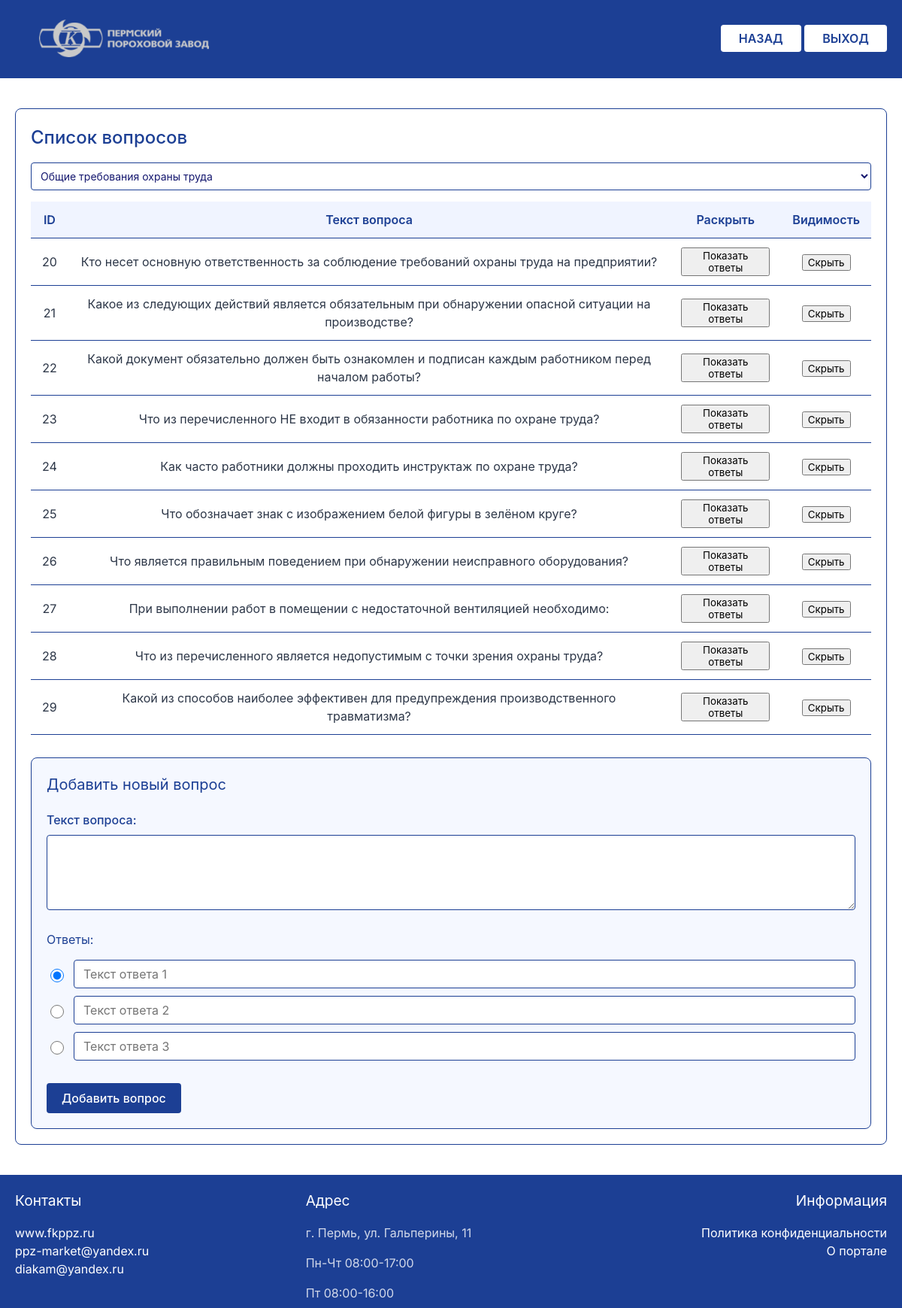
Screenshot of /questionlist.php?test_id=1 (signed in) with the database file from the repository.
### tables this page shows
CREATE TABLE `Questions` (
  `id` int NOT NULL AUTO_INCREMENT,
  `text` varchar(100) NOT NULL,
  `testID` int NOT NULL,
  `status` int NOT NULL,
  PRIMARY KEY (`id`),
  KEY `testID` (`testID`),
  KEY `status` (`status`),
  CONSTRAINT `questions_ibfk_4` FOREIGN KEY (`testID`) REFERENCES `Tests` (`id`),
  CONSTRAINT `questions_ibfk_5` FOREIGN KEY (`status`) REFERENCES `ActivityStatus` (`id`)
);

### questionlist.php (the view, shortened to what this page needs)
<?php
require_once 'db.php';
?>
<!DOCTYPE html>
<html lang="ru">
<head>
    <link rel="stylesheet" href="style.css">
</head>
<body>
<header class="testlist-header">
        <div class="header-testlist">
            <img src="images/logo.png" alt="Логотип ППЗ" class="testlist-logo">
            <div class="header-buttons">
                <a href="adminpanel.php" class="testlist-exit-btn">НАЗАД</a>
                <a href="logout.php" class="testlist-exit-btn">ВЫХОД</a>
            </div>
        </div>
    </header>
    <main>
        <div class="tests-block">
            <h2>Список вопросов</h2>
            <form method="GET" action="" class="test-select-form">
                <select name="test_id" id="test-select" class="test-input" onchange="this.form.submit()">
                    <?php
                    $tests_result = $mysqli->query("SELECT id, name FROM Tests");
                    if ($tests_result && $tests_result->num_rows > 0) {
                        while ($test = $tests_result->fetch_assoc()) {
                            $selected = isset($_GET['test_id']) && $_GET['test_id'] == $test['id'] ? 'selected' : '';
                            echo "<option value='{$test['id']}' $selected>{$test['name']}</option>";
                        }
                    }
                    ?>
                </select>
            </form>
            <?php if (isset($_GET['test_id']) && !empty($_GET['test_id'])): ?>
                <?php
                $test_id = $mysqli->real_escape_string($_GET['test_id']);
                $questions_result = $mysqli->query("SELECT id, text, status FROM Questions WHERE testID = $test_id");
                if ($questions_result && $questions_result->num_rows > 0): ?>
                    <table class="tests-table">
                        <thead>
                            <tr>
                                <th>ID</th>
                                <th>Текст вопроса</th>
                                <th>Раскрыть</th>
                                <th>Видимость</th>
                            </tr>
                        </thead>
                        <tbody>
                            <?php while ($question = $questions_result->fetch_assoc()): ?>
                                <tr class="question-row">
                                    <td><?= htmlspecialchars($question['id']) ?></td>
                                    <td><?= htmlspecialchars($question['text']) ?></td>
                                    <td>
                                        <button type="button" class="show-answers-button" onclick="toggleAnswers(<?= $question['id'] ?>)">
                                            Показать ответы
                                        </button>
                                    </td>
                                    <td>
                                        <button type="button" class="status-toggle-button <?= $question['status'] == 2 ? 'status-restore' : '' ?>"
                                                onclick="toggleQuestionStatus(<?= $question['id'] ?>, <?= $question['status'] ?>, this)">
                                            <?= $question['status'] == 2 ? 'Вернуть' : 'Скрыть' ?>
                                        </button>
                                    </td>
                                </tr>
                            <?php endwhile; ?>
                        </tbody>
                    </table>
                <?php else: ?>
                    <p>Нет вопросов для выбранного теста</p>
                <?php endif; ?>
                <div class="add-question-form">
                    <h3>Добавить новый вопрос</h3>
                    <form method="POST" action="questionlist_activity.php">
                        <div class="form-group">
                            <label for="question_text">Текст вопроса:</label>
                            <textarea id="question_text" name="question_text" required></textarea>
                        </div>
                        <div class="answers-group">
                            <h4>Ответы:</h4>
                            <?php for ($i = 1; $i <= 3; $i++): ?>
                                <div class="answer-input">
                                    <input type="radio" name="correct_answer" value="<?= $i ?>" <?= $i === 1 ? 'checked' : '' ?>>
                                    <input type="text" name="answer_<?= $i ?>" placeholder="Текст ответа <?= $i ?>" required>
                                </div>
                            <?php endfor; ?>
                        </div>
                        <button type="submit" class="submit-button">Добавить вопрос</button>
                    </form>
                </div>
            <?php endif; ?>
        </div>
    </main>
    <footer class="testlist-footer">
        <div class="footer-sections">
            <div class="footer-section">
                <h3 class="footer-title">Контакты</h3>
                <a href="https://www.kraski-perm.ru/" class="footer-link">www.fkppz.ru</a>
                <a href="mailto:ppz-market@yandex.ru" class="footer-link">ppz-market@yandex.ru</a>
                <a href="mailto:diakam@yandex.ru" class="footer-link">diakam@yandex.ru</a>
            </div>
            <div class="footer-section">
                <h3 class="footer-title">Адрес</h3>
                <p class="footer-text">г. Пермь, ул. Гальперины, 11</p>
                <p class="footer-text">Пн-Чт 08:00-17:00</p>
                <p class="footer-text">Пт 08:00-16:00</p>
            </div>
            <div class="footer-section">
                <h3 class="footer-title">Информация</h3>
                <a href="privatepolicy.php" class="footer-link">Политика конфиденциальности</a>
                <a href="about.php" class="footer-link">О портале</a>
            </div>
        </div>
    </footer>
</body>
</html>

### style.css (style rules this page uses)
:root { --primary: #1C3F94; --primary-light: #2D5BB8; --secondary: #FF6B35; --error: #D32F2F; --success: #388E3C; --text: #2D3748; --text-light: #718096; --bg: #F7FAFC; }
* { font-family: "Inter", -apple-system, BlinkMacSystemFont, sans-serif; font-optical-sizing: auto; font-weight: 400; box-sizing: border-box; transition: all 0.2s ease; }
html, body { height: 100%; }
body { margin: 0; padding: 0; background-color: var(--bg); color: var(--text); min-height: 100vh; line-height: 1.5; display: flex; flex-direction: column; }
header { background-color: white; text-align: center; padding: 10px 20px; display: flex; justify-content: space-between; align-items: center; border-bottom: 2px solid #1C3F94; }
h2 { color: var(--primary-light); margin: 0 0 1.5rem 0; font-size: 1.25rem; font-weight: 500; }
h3 { color: #1C3F94; margin-top: 20px; }
main { padding: 20px; flex: 1; background-color: white; }
footer { background-color: #1C3F94; color: white; padding: 0 20px; margin-top: auto; }
.footer-section { text-align: left; }
.footer-section:last-child { text-align: right; }
.footer-section a, .footer-links a { color: white; text-decoration: none; margin: 0; display: block; }
.form-group { margin-bottom: 15px; }
.form-group label { display: block; margin-bottom: 5px; font-weight: bold; color: #1C3F94; }
.tests-block { margin: 20px 0; padding: 20px; background: #fff; border-radius: 8px; border: 1px solid #1C3F94; }
.tests-block h2 { color: #1C3F94; margin-bottom: 15px; font-size: 24px; }
.tests-table { width: 100%; border-collapse: collapse; margin-top: 15px; }
.tests-table th, .tests-table td { padding: 12px 15px; text-align: left; border-bottom: 1px solid #1C3F94; }
.tests-table th { background-color: #f0f4ff; color: #1C3F94; font-weight: 600; text-align: center; }
.tests-table td { vertical-align: middle; text-align: center; }
.test-input { padding: 8px; border: 1px solid #1C3F94; border-radius: 4px; font-size: 14px; width: 100%; box-sizing: border-box; background-color: white; color: #15186F; }
.add-question-form { margin-top: 30px; padding: 20px; background-color: #f5f8ff; border-radius: 8px; border: 1px solid #1C3F94; }
.add-question-form h3 { color: #1C3F94; margin-top: 0; margin-bottom: 20px; font-size: 20px; }
.add-question-form .form-group { margin-bottom: 15px; }
.add-question-form label { display: block; margin-bottom: 8px; color: #1C3F94; font-weight: 500; }
.add-question-form textarea { width: 100%; padding: 10px; border: 1px solid #1C3F94; border-radius: 4px; font-size: 16px; min-height: 100px; box-sizing: border-box; resize: vertical; }
.add-question-form .answers-group { margin-top: 20px; }
.add-question-form .answers-group h4 { color: #1C3F94; margin-bottom: 15px; }
.add-question-form .answer-input { display: flex; align-items: center; margin-bottom: 10px; gap: 10px; }
.add-question-form .answer-input input[type="radio"] { width: 18px; height: 18px; }
.add-question-form .answer-input input[type="text"] { flex: 1; padding: 8px 12px; border: 1px solid #1C3F94; border-radius: 4px; font-size: 16px; }
.add-question-form .submit-button { background-color: #1C3F94; color: white; border: none; padding: 10px 20px; border-radius: 4px; cursor: pointer; font-size: 16px; font-weight: 500; margin-top: 20px; transition: background-color 0.3s; }
.testlist-header { background-color: #1C3F94; box-shadow: 0 2px 4px rgba(0,0,0,0.1); }
.testlist-logo { height: 50px; filter: hue-rotate(180deg) saturate(900%) grayscale(1); width: auto; margin-left: 2em; }
.header-testlist { max-width: 1200px; padding: 1rem 0rem; display: flex; justify-content: space-between; align-items: center; margin: auto; width: 100%; }
.testlist-exit-btn { background-color: #fff; color: #1C3F94; padding: 0.5rem 1.5rem; border-radius: 4px; font-weight: 600; text-decoration: none; transition: all 0.2s ease; }
.testlist-footer { background-color: #1C3F94; color: #fff; }
.footer-sections { display: flex; justify-content: space-between; max-width: 1200px; margin: 0 auto; flex-wrap: wrap; }
.footer-section { flex: 1; min-width: 200px; }
.footer-title { font-size: 1.2rem; margin-bottom: 1rem; color: #fff; }
.footer-link, .footer-text { display: block; margin-bottom: 0.5rem; color: rgba(255,255,255,0.8); text-decoration: none; }

### rows the page displays
questions: id "20", text "Кто несет основную ответственность за соблюдение требований охраны труда на предприятии?", shows "Скрыть"
questions: id "21", text "Какое из следующих действий является обязательным при обнаружении опасной ситуации на производстве?", shows "Скрыть"
questions: id "22", text "Какой документ обязательно должен быть ознакомлен и подписан каждым работником перед началом работы?", shows "Скрыть"
questions: id "23", text "Что из перечисленного НЕ входит в обязанности работника по охране труда?", shows "Скрыть"
questions: id "24", text "Как часто работники должны проходить инструктаж по охране труда?", shows "Скрыть"
questions: id "25", text "Что обозначает знак с изображением белой фигуры в зелёном круге?", shows "Скрыть"
questions: id "26", text "Что является правильным поведением при обнаружении неисправного оборудования?", shows "Скрыть"
questions: id "27", text "При выполнении работ в помещении с недостаточной вентиляцией необходимо:", shows "Скрыть"
questions: id "28", text "Что из перечисленного является недопустимым с точки зрения охраны труда?", shows "Скрыть"
questions: id "29", text "Какой из способов наиболее эффективен для предупреждения производственного травматизма?", shows "Скрыть"

### other values shown
form field test_id "Общие требования охраны труда"
